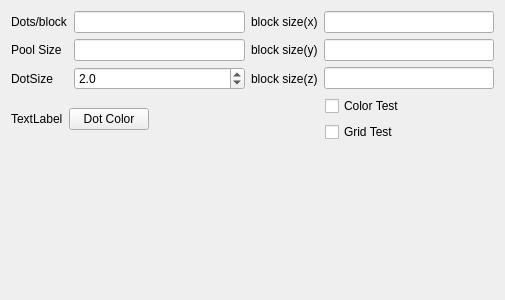
<?xml version="1.0" encoding="UTF-8"?>
<ui version="4.0">
 <class>OuterSpaceCommandForm</class>
 <widget class="QWidget" name="OuterSpaceCommandForm">
  <property name="geometry">
   <rect>
    <x>0</x>
    <y>0</y>
    <width>505</width>
    <height>300</height>
   </rect>
  </property>
  <property name="windowTitle">
   <string>Outer Space Command</string>
  </property>
  <layout class="QVBoxLayout" name="verticalLayout_2">
   <item>
    <layout class="QGridLayout" name="gridLayout">
     <item row="0" column="0">
      <widget class="QLabel" name="label_4">
       <property name="text">
        <string>Dots/block</string>
       </property>
      </widget>
     </item>
     <item row="0" column="1">
      <widget class="QLineEdit" name="dotsPerBlock"/>
     </item>
     <item row="0" column="2">
      <widget class="QLabel" name="label">
       <property name="text">
        <string>block size(x)</string>
       </property>
      </widget>
     </item>
     <item row="0" column="3">
      <widget class="QLineEdit" name="blockSizeX">
       <property name="text">
        <string/>
       </property>
      </widget>
     </item>
     <item row="1" column="0">
      <widget class="QLabel" name="label_5">
       <property name="text">
        <string>Pool Size</string>
       </property>
      </widget>
     </item>
     <item row="1" column="1">
      <widget class="QLineEdit" name="poolSize"/>
     </item>
     <item row="1" column="2">
      <widget class="QLabel" name="label_2">
       <property name="text">
        <string>block size(y)</string>
       </property>
      </widget>
     </item>
     <item row="1" column="3">
      <widget class="QLineEdit" name="blockSizeY"/>
     </item>
     <item row="2" column="0">
      <widget class="QLabel" name="label_6">
       <property name="text">
        <string>DotSize</string>
       </property>
      </widget>
     </item>
     <item row="2" column="1">
      <widget class="QDoubleSpinBox" name="dotSize">
       <property name="decimals">
        <number>1</number>
       </property>
       <property name="minimum">
        <double>1.000000000000000</double>
       </property>
       <property name="singleStep">
        <double>0.100000000000000</double>
       </property>
       <property name="value">
        <double>2.000000000000000</double>
       </property>
      </widget>
     </item>
     <item row="2" column="2">
      <widget class="QLabel" name="label_3">
       <property name="text">
        <string>block size(z)</string>
       </property>
      </widget>
     </item>
     <item row="2" column="3">
      <widget class="QLineEdit" name="blockSizeZ"/>
     </item>
    </layout>
   </item>
   <item>
    <layout class="QHBoxLayout" name="horizontalLayout_2">
     <item>
      <widget class="QLabel" name="lbColor">
       <property name="text">
        <string>TextLabel</string>
       </property>
      </widget>
     </item>
     <item>
      <widget class="QPushButton" name="pbColor">
       <property name="text">
        <string>Dot Color</string>
       </property>
      </widget>
     </item>
     <item>
      <spacer name="horizontalSpacer_2">
       <property name="orientation">
        <enum>Qt::Horizontal</enum>
       </property>
       <property name="sizeHint" stdset="0">
        <size>
         <width>40</width>
         <height>20</height>
        </size>
       </property>
      </spacer>
     </item>
     <item>
      <layout class="QHBoxLayout" name="horizontalLayout">
       <item>
        <layout class="QVBoxLayout" name="verticalLayout">
         <item>
          <widget class="QCheckBox" name="cbFlagColorTest">
           <property name="text">
            <string>Color Test</string>
           </property>
          </widget>
         </item>
         <item>
          <widget class="QCheckBox" name="cbFlagGridTest">
           <property name="text">
            <string>Grid Test</string>
           </property>
          </widget>
         </item>
        </layout>
       </item>
       <item>
        <spacer name="horizontalSpacer">
         <property name="orientation">
          <enum>Qt::Horizontal</enum>
         </property>
         <property name="sizeHint" stdset="0">
          <size>
           <width>40</width>
           <height>20</height>
          </size>
         </property>
        </spacer>
       </item>
      </layout>
     </item>
    </layout>
   </item>
   <item>
    <spacer name="verticalSpacer">
     <property name="orientation">
      <enum>Qt::Vertical</enum>
     </property>
     <property name="sizeHint" stdset="0">
      <size>
       <width>20</width>
       <height>116</height>
      </size>
     </property>
    </spacer>
   </item>
  </layout>
 </widget>
 <resources/>
 <connections/>
</ui>
